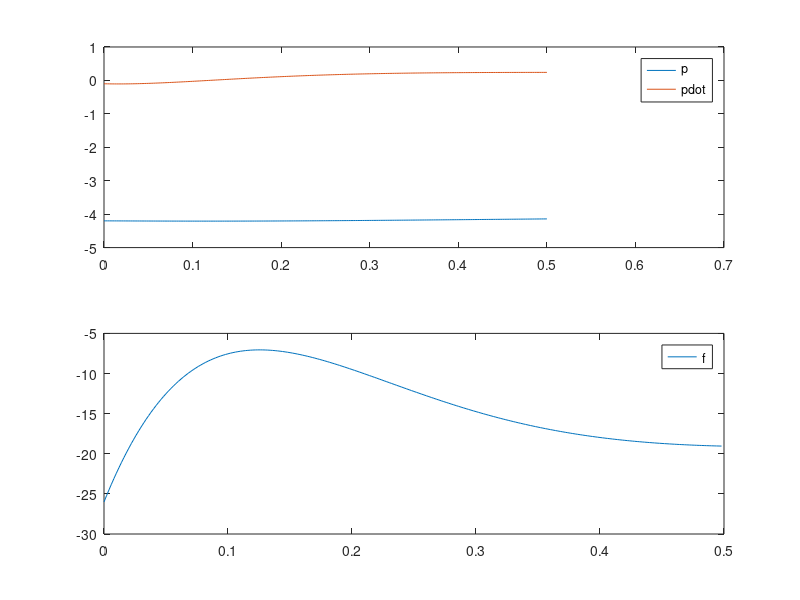

MATLAB code to generate this figure:
function startercode053212
[T,X,U,XFORDISPLAY] = RunSimulation;
PlotResults(T,X,U);
p = mat2str(XFORDISPLAY(1),8)
pdot = mat2str(XFORDISPLAY(2),8)
end

function [actuators,data] = initControlSystem(sensors,references,parameters,data)
%%%%%%%%%%%%%%%%%%
% MODIFY
data.A = [0, 1; 7, 3];
data.B = [0; -1];
data.C = [1, 0];
data.xhat = [0; 0];
data.u = 0;

pcon = [-2, -1];
pobs = [-6, -3];

data.K = acker(data.A, data.B, pcon);
data.L = acker(data.A', data.C', pobs)';
data.K
data.L
%
%%%%%%%%%%%%%%%%%%
[actuators,data] = runControlSystem(sensors,references,parameters,data);
end

function [actuators,data] = runControlSystem(sensors,references,parameters,data)
%%%%%%%%%%%%%%%%%%
% MODIFY
pE = -5;
fE = 7*pE+9;
u = -data.K*data.xhat;
%y = sensors.pdot;
y = sensors.p - pE;
data.xhat=data.xhat+(data.A*data.xhat+data.B*u-data.L*(data.C*data.xhat-y))*parameters.tStep;
actuators.f = u + fE;
%
%%%%%%%%%%%%%%%%%%
end

function [T,X,U,XFORDISPLAY] = RunSimulation
[t,x,tStep,nSteps,nStepsForDisplay] = InitSimulation;
T = t;
X = x;
U = [];
controller.init = @initControlSystem;
controller.run = @runControlSystem;
controller.sensors = GetSensors(t,x);
controller.references = struct;
controller.parameters = struct('tStep',tStep);
controller.data = struct;
[controller.actuators,controller.data] = ...
    controller.init(controller.sensors, ...
                    controller.references, ...
                    controller.parameters, ...
                    controller.data);
for iStep = 1:nSteps
    u = GetInput(controller.actuators);
    [t,x] = ode45(@(t,x) GetXDot(t,x,u),[t t+tStep],x);
    t = t(end);
    x = x(end,:)';
    controller.sensors = GetSensors(t,x);
    [controller.actuators,controller.data] = ...
    controller.run(controller.sensors, ...
                    controller.references, ...
                    controller.parameters, ...
                    controller.data);
    T = [T t];
    X = [X x];
    U = [U u];
    if iStep==nStepsForDisplay
        XFORDISPLAY = x;
    end
end
end

function [t,x,tStep,nSteps,nStepsForDisplay] = InitSimulation
t = 0;
x = [-4.20; -0.10];
tStep = 0.002;
nStepsForDisplay = 25;
nSteps = 250;
end

function u = GetInput(actuators)
u = actuators.f;
end

function sensors = GetSensors(t,x)
sensors.t = t;
sensors.p = x(1);
end

function xdot = GetXDot(t,x,u)
xdot = [x(2); (1/9)*(-(3*x(2)+7*x(1)+9)+u(1))];
end

function PlotResults(T,X,U)
clf;
subplot(2,1,1);
plot(T,X);
legend('p','pdot');
subplot(2,1,2);
plot(T(1:end-1),U);
legend('f');
end
